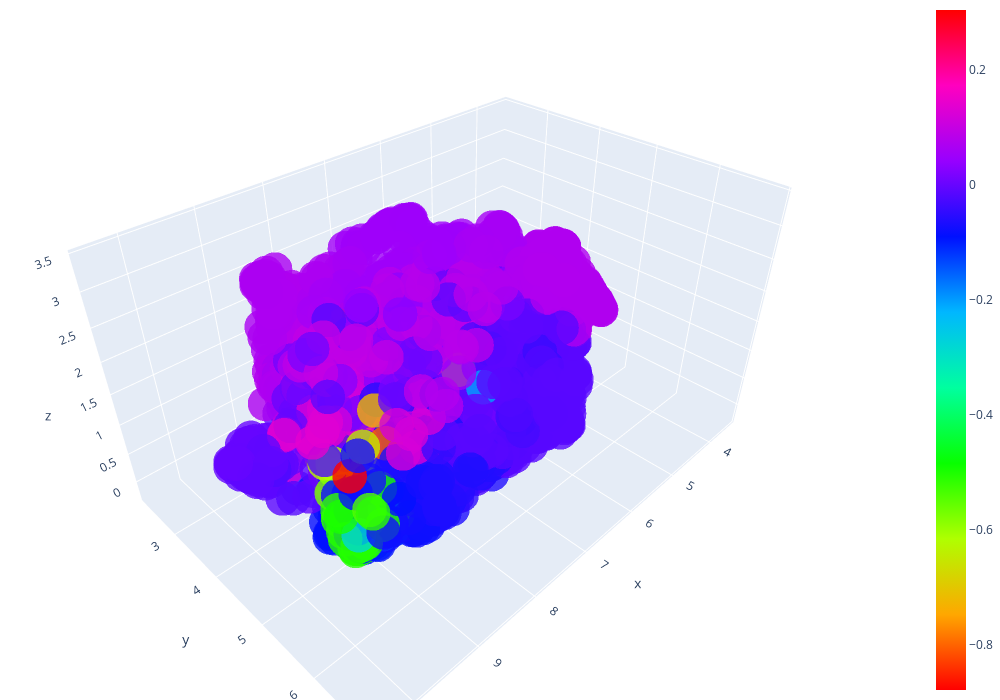

Here is the notebook cell this chart was saved with:
### Code cell
fig = go.Figure(
    data=[
        go.Scatter3d(
            x=layout_3d[:, 0],
            y=layout_3d[:, 1],
            z=layout_3d[:, 2],
            mode="markers",
            marker=dict(
                size=12, color=f, colorscale="hsv", opacity=0.8, showscale=True
            ),
        )
    ]
)
# Cyclic colors: 'twilight', 'twilight_shifted', 'hsv', Default: Viridis
fig.update_layout(
    autosize=False, width=1000, height=700, margin=dict(l=0, r=0, b=0, t=0)
)
fig.write_html("corr_clustering_1.html")
fig.show()

### Figure 1 — Plotly figure (JSON) as saved in the notebook; plotly's stock layout.template omitted (floating-point values rounded to 4 significant figures; data arrays with more than 128 entries replaced by an {"elided": "..."} marker saying what was removed)
{"data": [{"marker": {"color": {"elided": "3306 float values"}, "colorscale": [[0, "#ff0000"], [0.1111, "#ffa700"], [0.2222, "#afff00"], [0.3333, "#08ff00"], [0.4444, "#00ff9f"], [0.5556, "#00b7ff"], [0.6667, "#0010ff"], [0.7778, "#9700ff"], [0.8889, "#ff00bf"], [1, "#ff0000"]], "opacity": 0.8, "showscale": true, "size": 12}, "mode": "markers", "type": "scatter3d", "x": {"elided": "3306 float values"}, "y": {"elided": "3306 float values"}, "z": {"elided": "3306 float values"}}], "layout": {"autosize": false, "height": 700, "margin": {"b": 0, "l": 0, "r": 0, "t": 0}, "width": 1000}}
